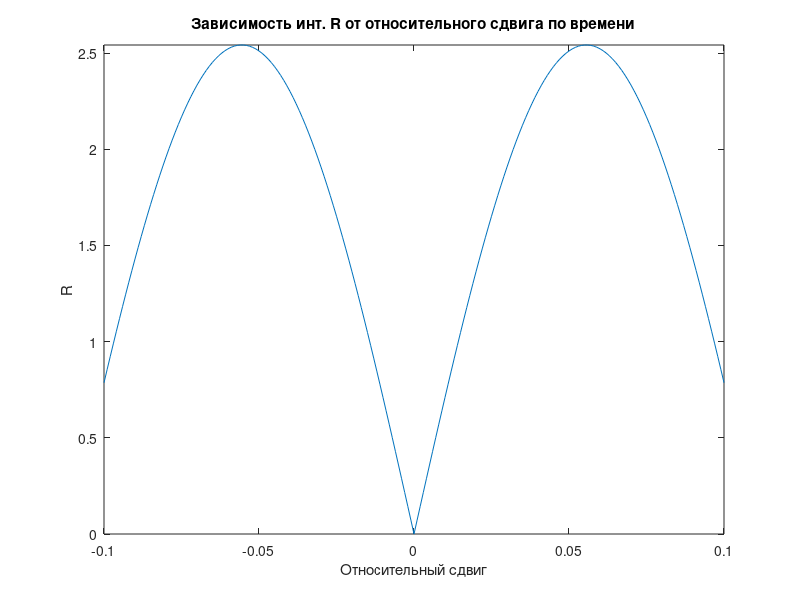
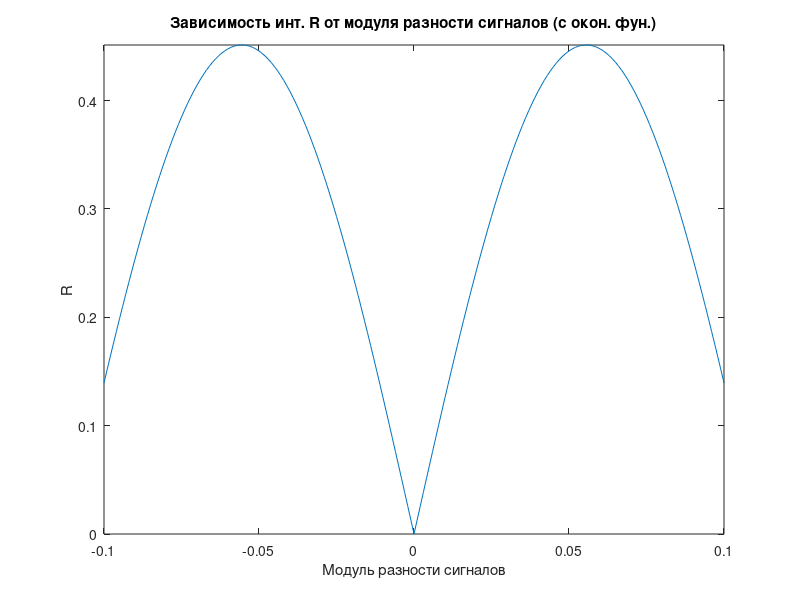
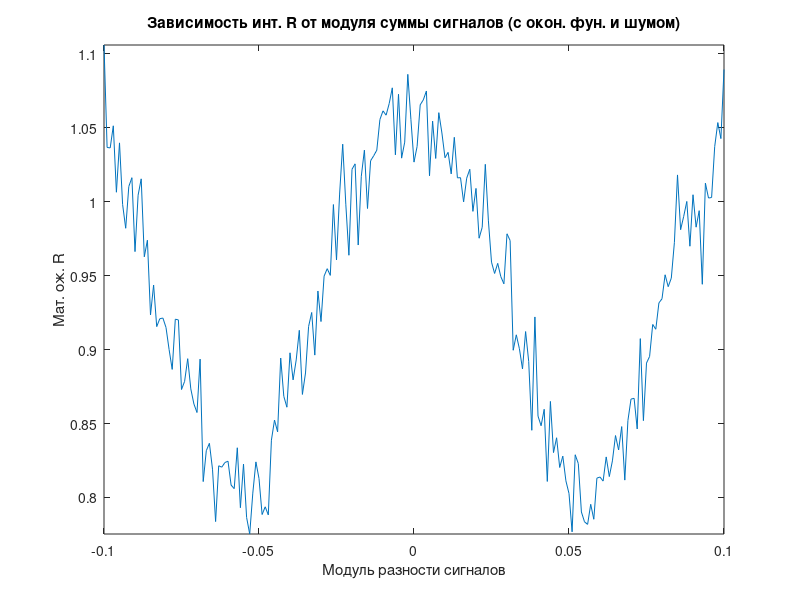
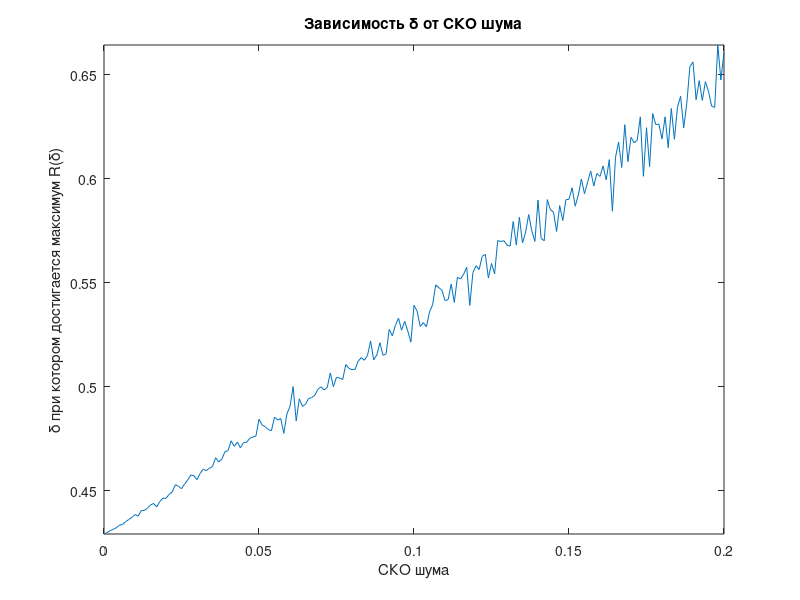

The MATLAB script that drew these images, in order:
% Расчётное задание 2

clc;

% ========================================
% Настройки
% ========================================
% Временной интервал представления сигнала
T = 2.0;

% Начальное значение максимума коэффициента сходства
maxR = 0;

% Кол-во периодов 1-го сигнала
n = 9;

% Количество периодов несущей частоты радиоимпульса на интервале [0, T]
m = 10;

% СКО шума
SKO = 0.5;

% Количество точек дискретизации сигнала
k = 1024;

% Интервал для смещения второго сигнала
d = 0.1;
% ========================================

% ========================================
% Пункт 1. Два гармонических сигнала
% ========================================
j = 1;
R = zeros(1, 2000 * d);

for q = -d:0.001:d
    t = zeros(1, k);
    x = zeros(1, k);
    y = zeros(1, k);
    xy = zeros(1, k);

    for i = 1:k
        t(i) = (i - 1) * (T / k);

        % Пункт 1. Два гармонических сигнала
        x(i) = cos((2 * pi * n * t(i)) / T);
        y(i) = cos((2 * pi * n * (t(i) - T * q)) / T);

        % Вычисление массива подинтегрального выражения
        xy(i) = abs(x(i) - y(i));
    end

    R(j) = trapz(t, xy);

    j = j + 1;
end

q = (-d:0.001:d);

figure
plot(q, R);
axis tight;
title('Зависимость инт. R от относительного сдвига по времени');
xlabel ('Относительный сдвиг');
ylabel('R');
% ========================================

% ========================================
% Пункт 2*. Два гармонических сигнала, модулированных по амплитуде экспоненциальной оконной функцией
% ========================================
j = 1;
R = zeros(1, 2000 * d);

for q = -d:0.001:d
    t = zeros(1, k);
    x = zeros(1, k);
    y = zeros(1, k);
    xy = zeros(1, k);
    w = zeros(1, k);

    for i = 1:k
        t(i) = (i - 1) * (T / k);

        % Оконная функция
        w(i) = exp(- (m * (t(i) - T / 2) / T) ^ 2);

        x(i) = cos((2 * pi * n * t(i)) / T) * w(i);
        y(i) = cos((2 * pi * n * (t(i) - T * q)) / T) * w(i);

        % Вычисление массива подинтегрального выражения
        xy(i) = abs(x(i) - y(i));
    end

    R(j) = trapz(t, xy);

    j = j + 1;
end

q = (-d:0.001:d);

figure
plot(q, R);
axis tight;
title('Зависимость инт. R от модуля разности сигналов (с окон. фун.)');
xlabel ('Модуль разности сигналов');
ylabel('R');
% ========================================

% ========================================
% Пункт 2**. Два гармонических сигнала, один из которых зашумлен, модулированных по амплитуде экспоненциальной оконной функцией
% ========================================
j = 1;
R = zeros(1, 2000 * d);

for q = -d:0.001:d
    t = zeros(1, k);
    x = zeros(1, k);
    y = zeros(1, k);
    xy = zeros(1, k);
    w = zeros(1, k);
    noise = randn(k + 1, 1) * SKO;

    for i = 1:k
        t(i) = (i - 1) * (T / k);

        % Оконная функция
        w(i) = exp(- (m * (t(i) - T / 2) / T) ^ 2);

        x(i) = cos((2 * pi * n * t(i)) / T) * w(i);
        y(i) = cos((2 * pi * n * (t(i) - T * q)) / T) * w(i) + noise(i);

        % Вычисление массива подинтегрального выражения
        xy(i) = abs(x(i) + y(i));
    end

    R(j) = trapz(t, xy);

    if (R(j) > maxR)
        maxR = R(j);
        maxQ = q;
    end

    j = j + 1;
end

q = (-d:0.001:d);

figure
plot(q, R);
axis tight;
title('Зависимость инт. R от модуля суммы сигналов (с окон. фун. и шумом)');
xlabel ('Модуль разности сигналов');
ylabel('Мат. ож. R');

disp(['Максимум функции ', num2str(maxR), ' достигается при δ = ', num2str(maxQ)]);

j = 1;
R = zeros(1, 200);

for skooo = 0:0.001:0.2
    t = zeros(1, k);
    x = zeros(1, k);
    y = zeros(1, k);
    xy = zeros(1, k);
    w = zeros(1, k);
    noise = randn(k + 1, 1) * skooo;

    for i = 1:k
        t(i) = (i - 1) * (T / k);

        % Оконная функция
        w(i) = exp(- (m * (t(i) - T / 2) / T) ^ 2);

        x(i) = cos((2 * pi * n * t(i)) / T) * w(i);
        y(i) = cos((2 * pi * n * (t(i) - T * maxQ)) / T) * w(i) + noise(i);

        % Вычисление массива подинтегрального выражения
        xy(i) = abs(x(i) + y(i));
    end

    R(j) = trapz(t, xy);

    j = j + 1;
end

skooo = (0:0.001:0.2);

figure
plot(skooo, R);
axis tight;
title('Зависимость δ от СКО шума');
xlabel ('СКО шума');
ylabel('δ при котором достигается максимум R(δ)');
% ========================================

disp('Нажмите любую клавишу, чтобы продолжить...');
pause
close all;
clear;
